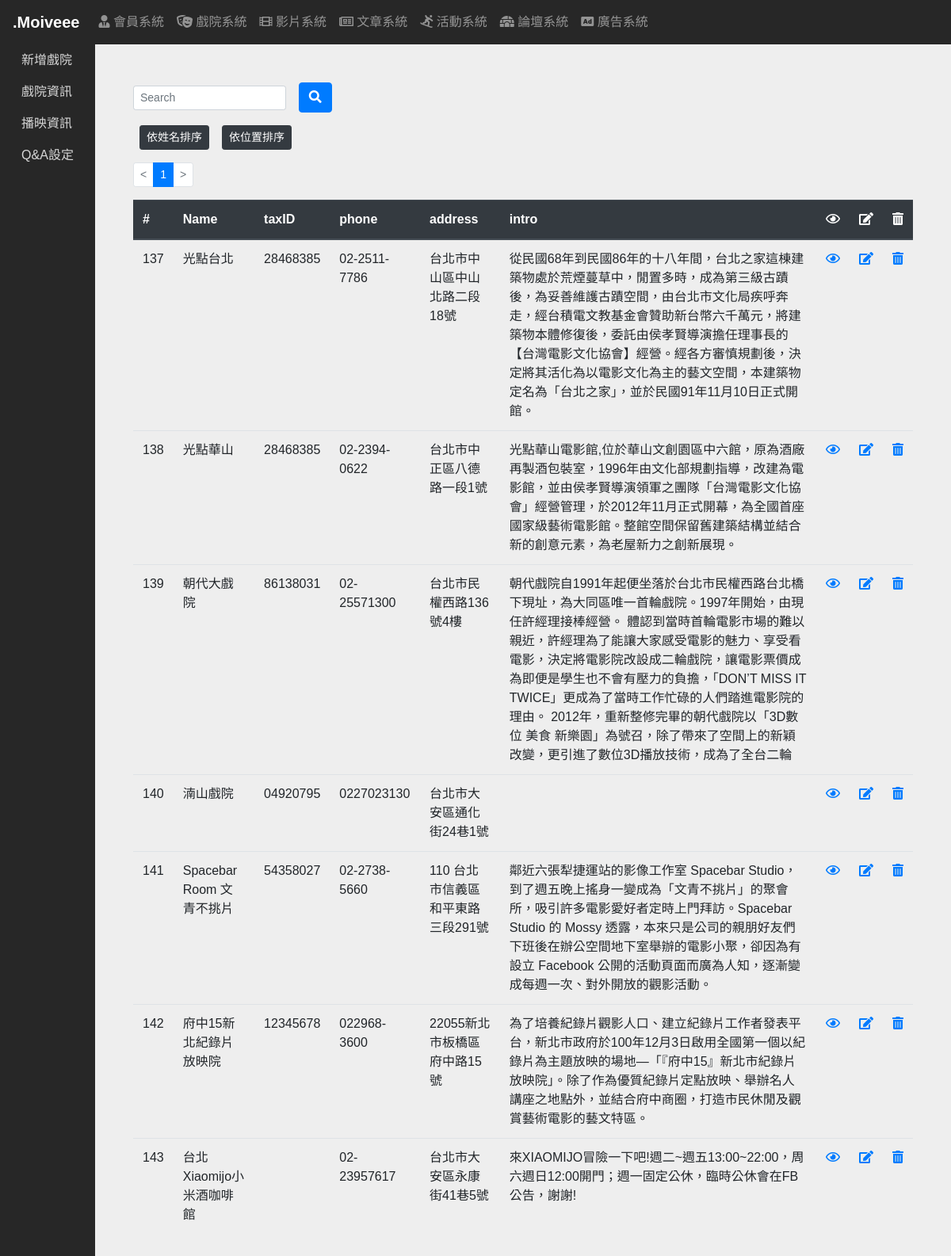
The app's page /php/cinema_ifmt_list.php, older data.
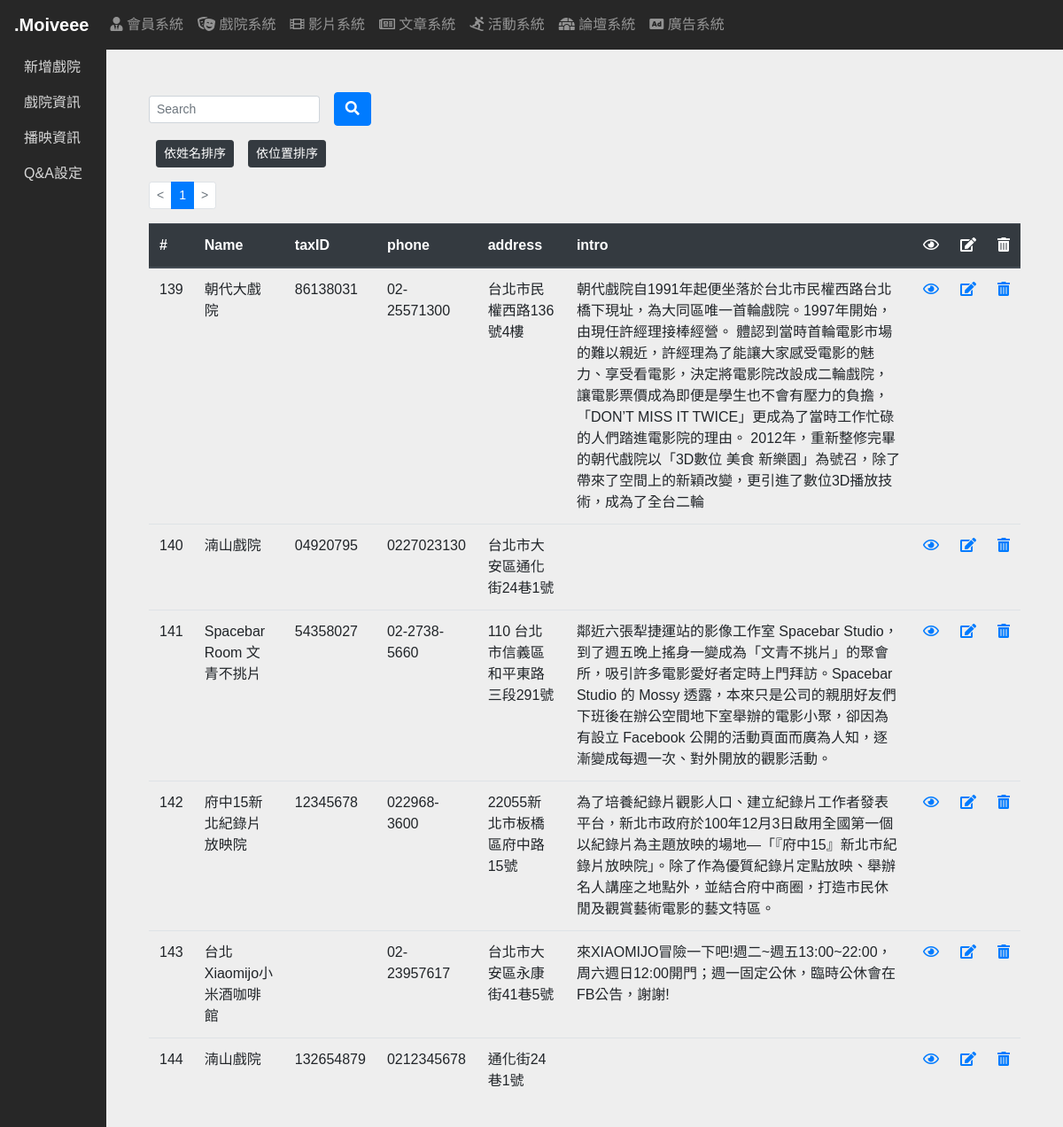
The same page, newer data.
### tables this page shows
CREATE TABLE `cinema` (
  `sid` int(11) NOT NULL,
  `name` varchar(255) NOT NULL,
  `img` varchar(255) NOT NULL,
  `taxID` varchar(255) NOT NULL,
  `phone` varchar(255) NOT NULL,
  `address` varchar(255) NOT NULL,
  `account` varchar(255) NOT NULL,
  `password` varchar(255) NOT NULL,
  `intro` varchar(255) NOT NULL
);

### php/cinema_ifmt_list.php (the view, shortened to what this page needs)
<?php include __DIR__. './PDO.php'?>
<?php
    $per_page = 10;
    $page = isset($_GET['page']) ? intval($_GET['page']) : 1;
    $t_sql = "SELECT COUNT(1) FROM cinema";
    $t_stmt = $pdo->query($t_sql);
    $total_rows = $t_stmt->fetch(PDO::FETCH_NUM)[0];
    $total_pages = ceil($total_rows/$per_page);
    $sn = isset($_GET['search']) ? $_GET['search'] : '';
try{
    if(! empty($sn)){
        $ssn = "'%".$_GET['search']."%'";
        $st_sql = sprintf("SELECT COUNT(1) FROM cinema where `name` like %s ",$ssn);
        $st_stmt = $pdo->query($st_sql);
        $stotal_rows = $st_stmt->fetch(PDO::FETCH_NUM)[0];
        $sper_page = 15;
        $stotal_pages = ceil($stotal_rows/$sper_page);
        if($page < 1) $page = 1;
        if($page > $stotal_pages) $page = $stotal_pages;
        $sql = sprintf("SELECT * FROM cinema where `name` like %s LIMIT %s, %s",$ssn ,($page-1)*$sper_page, $sper_page);
    } else {
    $sql = sprintf("SELECT * FROM cinema LIMIT %s, %s", ($page-1)*$per_page, $per_page);
    }
    $stmt = $pdo->query($sql);
    $rows = $stmt->fetchAll(PDO::FETCH_ASSOC);
}catch (PDOException $ex){
    $error_msg = '查無此資料';
}
?>
<?php include __DIR__. './head.php' ?>
<?php include __DIR__. './nav.php' ?>
<?php include __DIR__. './cinema_sidenav.php' ?>
<section class="dashboard">
        <div class="input-group mb-3">
            <form name="search" class="form-inline md-form form-sm" method="GET">
                <input name="search" class="form-control form-control-sm mr-3 w-75" type="text" placeholder="Search" aria-label="Search" value="<?= $sn ?>">
                <button type="submit" class="btn btn-primary"><i class="fas fa-search" aria-hidden="true"></i></button>
            </form>
        </div>
        <div class="mb-3">
            <div class="d-flex align-items-md-end">
                <button type="button" class="btn btn-dark btn-sm mx-2">依姓名排序</button>
                <button type="button" class="btn btn-dark btn-sm mx-2">依位置排序</button>
            </div>
        </div>
    <?php if(! empty($sn)){ ?>
        <div class="row">
            <div class="col-lg-12">
                <nav>
                    <ul class="pagination pagination-sm">
                        <li class="page-item <?= $page<=1 ? 'disabled' : '' ?>">
                            <a class="page-link" href="?search=<?= isset($sn) ? $sn : ''?>&page=<?= $page-1 ?>">&lt;</a>
                        </li>
                        <?php for($i=1; $i<$stotal_pages; $i++): ?>
                            <li class="page-item <?= $i==$page ? 'active' : '' ?>">
                                <a class="page-link" href="?search=<?= isset($sn) ? $sn : ''?>&page=<?= $i ?>"><?= $i ?></a>
                            </li>
                        <?php endfor ?>
                        <li  class="page-item <?= $page>=$stotal_pages ? 'disabled' : '' ?>">
                            <a class="page-link" href="?search=<?= isset($sn) ? $sn : ''?>&page=<?= $page+1 ?>">&gt;</a>
                        </li>
                    </ul>
                </nav>
            </div>
        </div>
    <?php } else{ ?>
        <div class="row">
            <div class="col-lg-12">
                <nav>
                    <ul class="pagination pagination-sm">
                        <li class="page-item <?= $page<=1 ? 'disabled' : '' ?>">
                            <a class="page-link" href="?search=<?= isset($sn) ? $sn : ''?>&page=<?= $page-1 ?>">&lt;</a>
                        </li>
                        <?php for($i=1; $i<=$total_pages; $i++): ?>
                            <li class="page-item <?= $i==$page ? 'active' : '' ?>">
                                <a class="page-link" href="?search=<?= isset($sn) ? $sn : ''?>&page=<?= $i ?>"><?= $i ?></a>
                            </li>
                        <?php endfor ?>
                        <li class="page-item <?= $page>=$total_pages ? 'disabled' : '' ?>">
                            <a class="page-link" href="?search=<?= isset($sn) ? $sn : ''?>&page=<?= $page+1 ?>">&gt;</a>
                        </li>
                    </ul>
                </nav>
            </div>
        </div>
    <?php } ?>
        <div class="row">
            <div class="col-lg-12">
                <table class="table table-hover">
                    <?php if(empty($error_msg)){ ?>
                    <thead class="thead-dark">
                    <tr">
                        <th scope="col">#</th>
                        <th scope="col">Name</th>
                        <th scope="col">taxID</th>
                        <th scope="col">phone</th>
                        <th scope="col">address</th>
                        <th scope="col">intro</th>
                        <th scope="col"><i class="far fa-eye"></i></i></th>
                        <th scope="col"><i class="fas fa-edit"></i></th>
                        <th scope="col"><i class="fas fa-trash-alt"></i></th>
                    </thead>
                    <tbody>
                        <?php foreach($rows as $row): ?>
                            <tr>
                                <td><?= $row['sid'] ?></td>
                                <td><?= $row['name'] ?></td>
                                <td><?= $row['taxID'] ?></td>
                                <td><?= $row['phone'] ?></td>
                                <td><?= strip_tags($row['address']) ?></td>
                                <td><?= htmlentities($row['intro']) ?></td>
                                <td>
                                    <a href="cinema_ifmt_list_review.php?sid=<?= $row['sid'] ?>"><i class="far fa-eye"></i></i></a>
                                </td>
                                <td>
                                    <a href="cinema_ifmt_list_edit.php?sid=<?= $row['sid'] ?>"><i class="fas fa-edit"></i></a>
                                </td>
                                <td>
                                    <a href="javascript: delete_it(<?= $row['sid'] ?>)">
                                        <i class="fas fa-trash-alt"></i>
                                    </a>
                                </td>
                            </tr>
                        <?php endforeach; ?>
                    <?php }else{ ?>
                            <h4><?= $error_msg ?></h4>
                    <?php } ?>
                    </tbody>
                </table>
            </div>
        </div>
</section>
<?php include __DIR__. './foot.php' ?>

### php/head.php (shortened to what this page needs)
<!DOCTYPE html>
<html lang="zh-Hant-TW">
<head>
    <link rel="stylesheet" href="../css/bootstrap.css">
    <link rel="stylesheet" href="https://use.fontawesome.com/releases/v5.7.2/css/all.css">
    <link rel="stylesheet" href="../css/main.css">
</head>
<body>

### php/nav.php (shortened to what this page needs)
<nav class="navbar navbar-expand-lg navbar-dark bg-dark">
    <a class="navbar-brand" href="mainpage.php">.Moiveee</a>
	<div class="container-fulid">
		<div class="collapse navbar-collapse" id="navbarSupportedContent">
			<ul class="navbar-nav mr-auto">
				<li class="nav-item <?= $groupname == "member"?"active":""; ?>">
					<a class="nav-link" href="Su_member_list.php"><i class="fas fa-user-tie"></i> 會員系統</a>
				</li>
				<li class="nav-item <?= $groupname == "theater"?"active":""; ?>">
					<a class="nav-link" href="cinema_ifmt_list.php"><i class="fas fa-theater-masks"></i> 戲院系統</a>
				</li>
				<li class="nav-item <?= $groupname == "film"?"active":""; ?>">
					<a class="nav-link" href="film_main.php"><i class="fas fa-film"></i> 影片系統</a>
				</li>
				<li class="nav-item <?= $groupname == "article"?"active":""; ?>">
					<a class="nav-link" href="article_list.php"><i class="far fa-newspaper"></i></i> 文章系統</a>
				</li>
				<li class="nav-item <?= $groupname == "activity"?"active":""; ?>">
					<a class="nav-link" href="ShawnpageDatalist.php"><i class="fas fa-snowboarding"></i> 活動系統</a>
				</li>
				<li class="nav-item <?= $groupname == "forum"?"active":""; ?>">
					<a class="nav-link" href="Roy_datalist.php"><i class="fas fa-igloo"></i> 論壇系統</a>
				</li>
				<li class="nav-item <?= $groupname == "adversite"?"active":""; ?>">
					<a class="nav-link" href="ann_client_list.php"><i class="fas fa-ad"></i> 廣告系統</a>
				</li>
			</ul>
		</div>
	</div>
</nav>

### php/cinema_sidenav.php
<nav class="sidenav">
    <ul class="navbar-nav">
        <li class="nav-item">
            <a class="nav-link" href="cinema_insert.php">新增戲院</a>
        </li>
        <li class="nav-item">
            <a class="nav-link" href="cinema_ifmt_list.php">戲院資訊</a>
        </li>
        <li class="nav-item">
            <a class="nav-link" href="#">播映資訊</a>
        </li>
        <li class="nav-item">
            <a class="nav-link" href="#">Q&A設定</a>
        </li>
    </ul>
</nav>

### css/main.css (style rules this page uses)
html,body { background:#eee; font-family:'Noto Sans TC', sans-serif,Verdana, Geneva, Tahoma, sans-serif; }
.navbar { position:fixed; top:0; left:0; right:0; z-index:99; background-color:rgb(39, 39, 39) !important; }
.navbar-brand { font-weight: bold; }
.sidenav { font-family : 'Noto Sans TC', sans-serif,Verdana, Geneva, Tahoma, sans-serif; background:rgb(39, 39, 39); width:100%; max-width:120px; position:fixed; top:56px; left:0; bottom:0; z-index:98; display:flex; justify-content: center; }
.sidenav a { color:rgb(216, 216, 216); }
.dashboard { position:fixed; top:56px; left:120px; right:0; bottom:auto; padding:3rem; }

### php/head.php (style rules this page uses)
html,body { background:#eee; font-family:'Noto Sans TC', sans-serif,Verdana, Geneva, Tahoma, sans-serif; }
.navbar { position:fixed; top:0; left:0; right:0; z-index:99; background-color:rgb(39, 39, 39) !important; }
.navbar-brand { font-weight: bold; }
.sidenav { font-family : 'Noto Sans TC', sans-serif,Verdana, Geneva, Tahoma, sans-serif; background:rgb(39, 39, 39); width:100%; max-width:120px; position:fixed; top:56px; left:0; bottom:0; z-index:98; display:flex; justify-content: center; }
.sidenav a { color:rgb(216, 216, 216); }
.dashboard { position:absolute; top:56px; left:120px; right:0; padding:3rem; }

Row changes from the older to the newer data that the page shows:
removed cinema: sid "137", name "光點台北", taxID "28468385", phone "02-2511-7786", address "台北市中山區中山北路二段18號", intro "從民國68年到民國86年的十八年間，台北之家這棟建築物處於荒煙蔓草中，閒置多時，成為第三級古蹟後，為妥善維護古蹟空間，由台北市文化局疾呼奔走，經台積電文教基金會贊助新台幣六千萬元，將建築物本體修復後，委託由侯孝賢導演擔任理事長的【台灣電影文化協會】經營。經各方審慎規劃後，決定將其活化為以電影文化為主的藝文空間，本建築物定名為「台北之家」，並於民國91年11月10日正式開館。"
removed cinema: sid "138", name "光點華山", taxID "28468385", phone "02-2394-0622", address "台北市中正區八德路一段1號", intro "光點華山電影館,位於華山文創園區中六館，原為酒廠再製酒包裝室，1996年由文化部規劃指導，改建為電影館，並由侯孝賢導演領軍之團隊「台灣電影文化協會」經營管理，於2012年11月正式開幕，為全國首座國家級藝術電影館。整館空間保留舊建築結構並結合新的創意元素，為老屋新力之創新展現。"
added cinema: sid "144", name "湳山戲院", taxID "132654879", phone "0212345678", address "通化街24巷1號"
